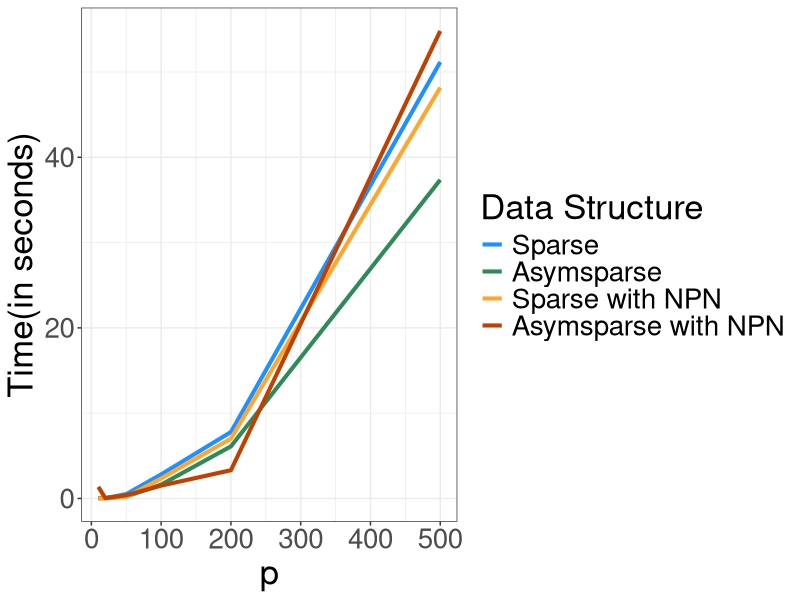

The R source for this figure:
# LASSO 

### Plotting

sparse_times <- c(0.05, 0.04, 0.51, 2.82, 7.79, 51.17)
asymsparse_times <- c(0.02, 0.05, 0.23, 1.62, 6.11, 37.36)
sparse_NPN_times <- c(0.01, 0.02, 0.18, 2.34, 7.02, 48.17)
asymsparse__NPN_times <- c(1.36, 0.03, 0.38, 1.51, 3.31, 54.81)

p_options <- c(10, 20, 50, 100, 200, 500)

times_mat <- cbind(rep(p_options,4), c(sparse_times, asymsparse_times, 
                                       sparse_NPN_times, asymsparse__NPN_times),
                                       c(rep(1, 6), rep(2, 6), 
                                       rep(3, 6), rep(4, 6)))

times_data <- as.data.frame(times_mat)
names(times_data) <- c("p", "Time", "group")

library(ggplot2)

# Time
pdf("LASSO_Times.pdf",21,8)
ggplot(data = times_data, aes(x=p, y=Time)) + geom_line(aes(colour=as.factor(group)), size = 1.4) +
  xlab("p") + ylab("Time(in seconds)") + 
  scale_color_manual(name = "Data Structure", values = c("#1E90FF", "#2E8B57", "#FFA62F", "#C04000"), 
                     labels = c("Sparse", "Asymsparse", "Sparse with NPN", "Asymsparse with NPN")) + 
  theme_bw() + theme(text = element_text(size = 25)) 
dev.off()